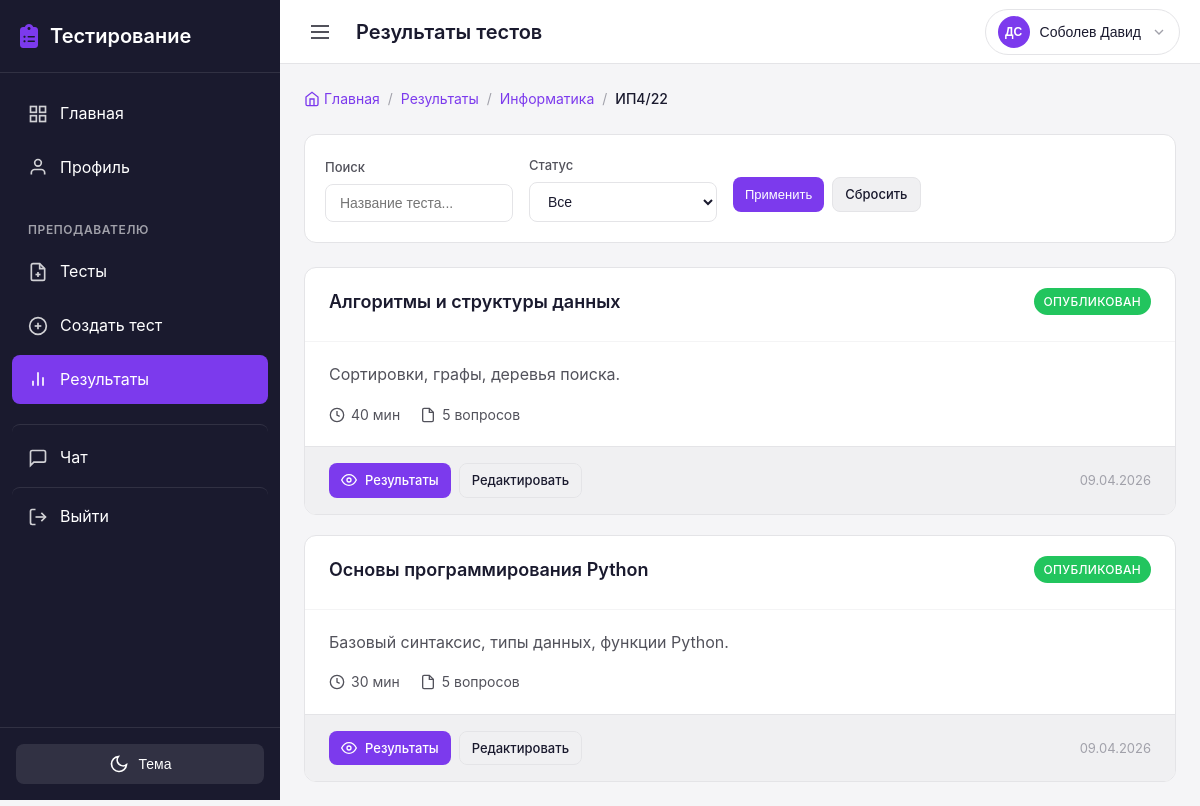
Page /teacher/results/subjects/6/groups/4/tests/ (signed in) on the earlier database version.
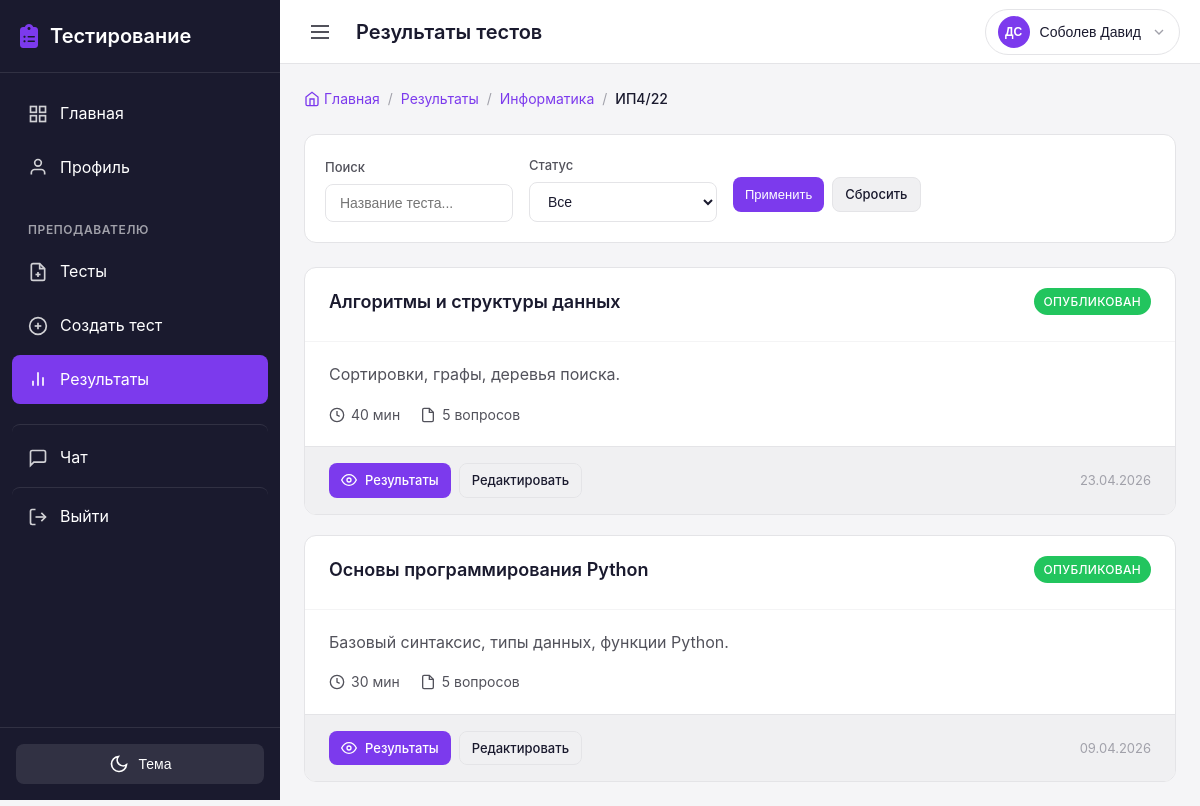
Same page on the later database version.
### tests/models.py (models this page shows, shortened)
class Test(models.Model):
    subject = models.ForeignKey(
        'groups.Subject',
        on_delete=models.CASCADE,
        related_name='tests',
        verbose_name='Предмет'
    )
    title = models.CharField(
        max_length=200,
        verbose_name='Название теста'
    )
    description = models.TextField(
        blank=True,
        verbose_name='Описание'
    )
    time_limit = models.PositiveIntegerField(
        default=60,
        verbose_name='Время на прохождение (минут)',
        help_text='Время в минутах на прохождение теста'
    )
    is_published = models.BooleanField(
        default=False,
        verbose_name='Опубликован',
        help_text='Если отмечено, тест доступен студентам'
    )
    show_correct_answers = models.BooleanField(
        default=True,
        verbose_name='Показывать правильные ответы',
        help_text='Показывать ли правильные ответы после прохождения'
    )
    shuffle_questions = models.BooleanField(
        default=False,
        verbose_name='Перемешивать вопросы',
        help_text='Если отмечено, порядок вопросов и ответов будет случайным для каждого студента'
    )
    groups = models.ManyToManyField(
        'groups.Group',
        related_name='tests',
        verbose_name='Группы',
        help_text='Группы, которым доступен тест'
    )
    created_by = models.ForeignKey(
        settings.AUTH_USER_MODEL,
        on_delete=models.CASCADE,
        related_name='created_tests',
        limit_choices_to={'role': 'teacher'},
        verbose_name='Создал преподаватель'
    )
    created_at = models.DateTimeField(
        auto_now_add=True,
        verbose_name='Дата создания'
    )
    updated_at = models.DateTimeField(
        auto_now=True,
        verbose_name='Дата обновления'
    )
    class Meta:
        verbose_name = 'Тест'
        verbose_name_plural = 'Тесты'
        ordering = ['-created_at']

### users/views.py (the view)
# urls.py: path('teacher/results/subjects/<int:subject_id>/groups/<int:group_id>/tests/', views.teacher_results_tests, name='teacher_results_tests'),
@login_required
def teacher_results_tests(request, subject_id, group_id):
    from groups.models import Subject, Group
    from tests.models import Test
    if not request.user.is_teacher:
        messages.error(request, 'У вас нет доступа к этой странице')
        return redirect('dashboard')
    subject = get_object_or_404(Subject, id=subject_id, teachers=request.user)
    group = get_object_or_404(Group, id=group_id)
    search = request.GET.get('search', '')
    status_filter = request.GET.get('status', '')
    tests = Test.objects.filter(
        subject=subject,
        created_by=request.user,
        groups=group
    ).select_related('subject').prefetch_related('groups')
    if not tests.exists():
        messages.error(request, 'Для этой группы нет тестов по выбранному предмету')
        return redirect('teacher_results_groups', subject_id=subject.id)
    if search:
        tests = tests.filter(title__icontains=search)
    if status_filter == 'published':
        tests = tests.filter(is_published=True)
    elif status_filter == 'draft':
        tests = tests.filter(is_published=False)
    context = {
        'subject': subject,
        'group': group,
        'tests': tests,
        'search': search,
        'status_filter': status_filter,
    }
    return render(request, 'users/teacher/results_tests.html', context)

### chat/context_processors.py (called while the page is built)
def unread_messages_count(request):
    if request.user.is_authenticated:
        count = Message.objects.filter(receiver=request.user, is_read=False).count()
        return {'total_unread_messages': count}
    return {'total_unread_messages': 0}

### testingPlatform/ngrok_skip_warning.py (called while the page is built)
    def __call__(self, request):
        request.META['HTTP_NGROK_SKIP_BROWSER_WARNING'] = 'true'
        response = self.get_response(request)
        response['ngrok-skip-browser-warning'] = 'true'
        return response

### users/models.py (called while the page is built)
    @property
    def is_teacher(self):
        return self.role == UserRole.TEACHER

    @property
    def is_student(self):
        return self.role == UserRole.STUDENT

### templates/users/teacher/results_tests.html (shortened to what the changed rows need)
{% extends 'base.html' %}
{% block content %}
<div class="results-container">
    {% if tests %}
        <div class="tests-list">
            {% for test in tests %}
            <div class="test-card {% if not test.is_published %}test-draft{% endif %}">
                <div class="test-card-header">
                    <div class="test-card-title">
                        <h3 class="test-name">{{ test.title }}</h3>
                    </div>
                    <div class="test-card-status">
                        {% if test.is_published %}
                            <span class="badge badge-success">Опубликован</span>
                        {% else %}
                            <span class="badge badge-draft">Не опубликован</span>
                        {% endif %}
                    </div>
                </div>
                <div class="test-card-body">
                    {% if test.description %}
                        <p class="test-description">{{ test.description|truncatewords:15 }}</p>
                    {% endif %}
                    <div class="test-card-meta">
                        <div class="test-meta-item">
                            <svg width="16" height="16" viewBox="0 0 24 24" fill="none" stroke="currentColor" stroke-width="2">
                                <circle cx="12" cy="12" r="10"></circle>
                                <polyline points="12 6 12 12 16 14"></polyline>
                            </svg>
                            <span>{{ test.time_limit }} мин</span>
                        </div>
                        <div class="test-meta-item">
                            <svg width="16" height="16" viewBox="0 0 24 24" fill="none" stroke="currentColor" stroke-width="2">
                                <path d="M14 2H6a2 2 0 0 0-2 2v16a2 2 0 0 0 2 2h12a2 2 0 0 0 2-2V8z"></path>
                                <polyline points="14 2 14 8 20 8"></polyline>
                            </svg>
                            <span>{{ test.questions.count }} вопросов</span>
                        </div>
                    </div>
                </div>
                <div class="test-card-footer">
                    <div class="test-card-actions">
                        <a href="{% url 'teacher_results_students' subject.id group.id test.id %}" class="btn btn-primary btn-sm">
                            <svg width="16" height="16" viewBox="0 0 24 24" fill="none" stroke="currentColor" stroke-width="2">
                                <path d="M1 12s4-8 11-8 11 8 11 8-4 8-11 8-11-8-11-8z"></path>
                                <circle cx="12" cy="12" r="3"></circle>
                            </svg>
                            Результаты
                        </a>
                        <a href="{% url 'teacher_test_edit' test.id %}" class="btn btn-secondary btn-sm">
                            Редактировать
                        </a>
                    </div>
                    <span class="test-date">{{ test.updated_at|date:"d.m.Y" }}</span>
                </div>
            </div>
            {% endfor %}
        </div>
    {% endif %}
</div>
{% endblock %}

Differences in the rows shown:
changed Test "Алгоритмы и структуры данных": updated_at "09.04.2026" → "23.04.2026"
